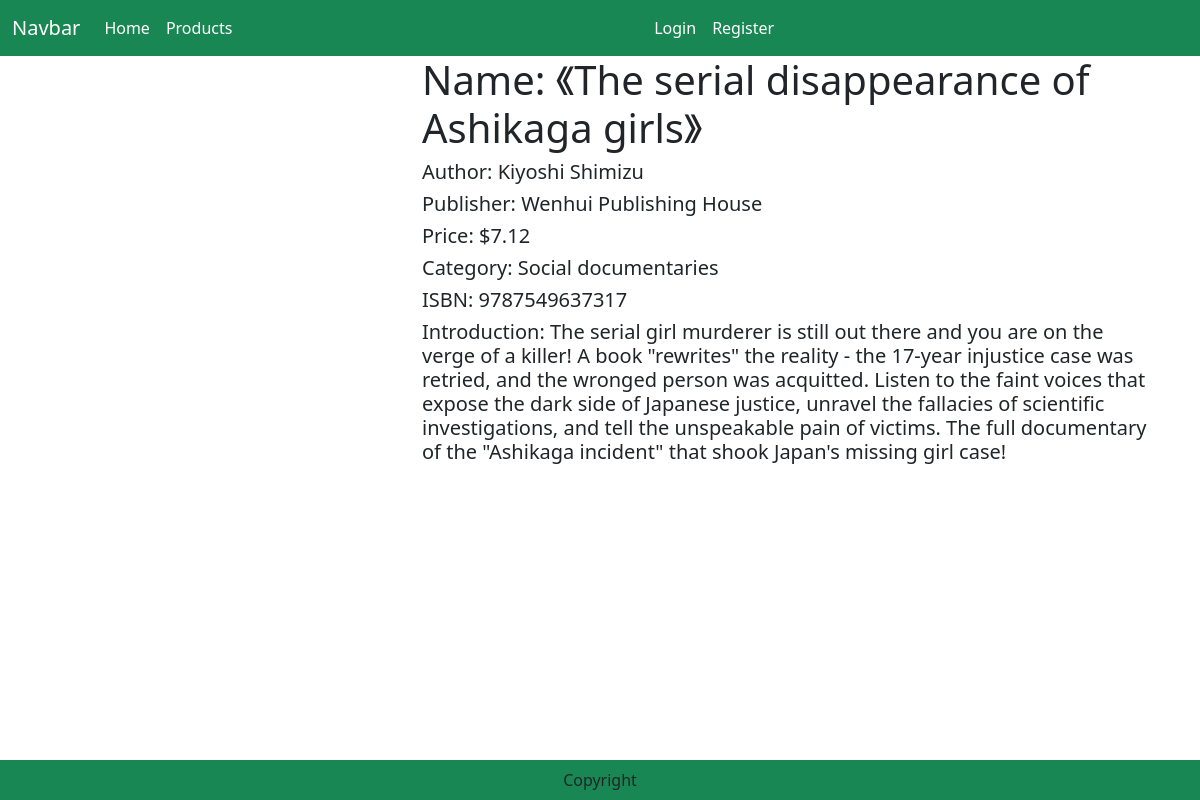
The page /produtcs/1 on the database its author committed.
### products/models.py (models this page shows, shortened)
class Product(models.Model):
    productName = models.CharField(max_length=100)
    price = models.DecimalField(default=0, max_digits=7, decimal_places=2)
    ISBN = models.CharField(max_length=17)
    author = models.CharField(max_length=100)
    publisher = models.CharField(max_length=100)
    introduction = models.TextField(max_length=1000)
    image = models.ImageField(upload_to='product')
    category = models.ForeignKey('Category', related_name="products", on_delete=models.CASCADE,)
    avgRating = models.DecimalField(default=0, max_digits=3, decimal_places=2)

class Category(models.Model):
    categoryName = models.CharField(max_length=50)

### products/views.py (the view)
# urls.py: path('produtcs/<int:pk>',views.ProductDetailView.as_view(), name='product_detail'),
class ProductDetailView(DetailView):
    model = Product
    template_name = 'product_detail.html'
    def get_context_data(self, **kwargs):
        context = super().get_context_data(**kwargs)
        context['section'] = "productDetail"
        return context

### templates/product_detail.html (shortened to what this page needs)
{% extends 'base.html' %}
{% load static %}
{% block main-content %}
    <div class="container">
        <div class="row flex justify-content-between">
            <div class="img2 col-lg-4 mt-3 mb-5">
            </div>
            <div class="productdetail col-lg-8">
                <h1> Name: 《{{product.productName}}》 </h1>
                <h5> Author: {{product.author}} </h5>
                <h5> Publisher: {{product.publisher}} </h5>
                <h5> Price: ${{product.price}} </h5>
                <h5> Category: {{product.category.categoryName}} </h5>
                <h5> ISBN: {{product.ISBN}} </h5>
                <h5> Introduction: {{product.introduction}} </h5>
            </div>
        </div>
    </div>
{% endblock main-content %}

### rows shown on the page
Product: productName "The serial disappearance of Ashikaga girls", author "Kiyoshi Shimizu", publisher "Wenhui Publishing House", price "7.12", category.categoryName "Social documentaries", ISBN "9787549637317", introduction "The serial girl murderer is still out there and you are on the verge of a killer! A book \"rewrites\" the reality - the 17-year injustice case was retried, and the wronged person was acquitted. Listen to the faint voices that expose the dark side of Japanese justice, unravel the fallacies of scientific investigations, and tell the unspeakable pain of victims. The full documentary of the \"Ashikaga incident\" that shook Japan's missing girl case!"
